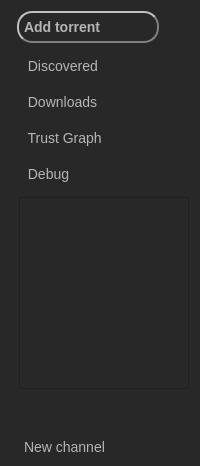
       <widget class="QWidget" name="left_menu" native="true">
        <property name="sizePolicy">
         <sizepolicy hsizetype="Fixed" vsizetype="Preferred">
          <horstretch>0</horstretch>
          <verstretch>0</verstretch>
         </sizepolicy>
        </property>
        <property name="minimumSize">
         <size>
          <width>200</width>
          <height>0</height>
         </size>
        </property>
        <property name="maximumSize">
         <size>
          <width>180</width>
          <height>16777215</height>
         </size>
        </property>
        <property name="autoFillBackground">
         <bool>false</bool>
        </property>
        <property name="styleSheet">
         <string notr="true">QWidget {
background-color: #282828;
}

QPushButton {
color: #B5B5B5;
border: none;
background: none;
text-align: left;
font-size: 14px;
padding-left: 20px;
border-left: 4px solid transparent;
}

QPushButton::hover {
color: white;
}

QPushButton::checked {
border-left: 4px solid #e67300;
color: white;
}</string>
        </property>
        <property name="locale">
         <locale language="Dutch" country="Netherlands"/>
        </property>
        <layout class="QVBoxLayout" name="verticalLayout_2">
         <property name="spacing">
          <number>10</number>
         </property>
         <property name="leftMargin">
          <number>0</number>
         </property>
         <item>
          <widget class="QPushButton" name="add_torrent_button">
           <property name="sizePolicy">
            <sizepolicy hsizetype="Preferred" vsizetype="Fixed">
             <horstretch>0</horstretch>
             <verstretch>0</verstretch>
            </sizepolicy>
           </property>
           <property name="minimumSize">
            <size>
             <width>0</width>
             <height>32</height>
            </size>
           </property>
           <property name="maximumSize">
            <size>
             <width>10000</width>
             <height>32</height>
            </size>
           </property>
           <property name="cursor">
            <cursorShape>PointingHandCursor</cursorShape>
           </property>
           <property name="styleSheet">
            <string notr="true">QPushButton#add_torrent_button {
    border-style: outset;
    border-width: 2px;
    border-radius: 15px;
    border-color: grey;
    padding-left: 5px;
    margin-left: 17px;
    margin-right: 30px;
    font: bold;
}
QPushButton::menu-indicator{width:0px;}</string>
           </property>
           <property name="text">
            <string>Add torrent</string>
           </property>
           <property name="icon">
            <iconset>
             <normaloff>../images/add.png</normaloff>../images/add.png</iconset>
           </property>
           <property name="iconSize">
            <size>
             <width>16</width>
             <height>16</height>
            </size>
           </property>
           <property name="flat">
            <bool>true</bool>
           </property>
          </widget>
         </item>
         <item>
          <widget class="QPushButton" name="left_menu_button_discovered">
           <property name="sizePolicy">
            <sizepolicy hsizetype="Minimum" vsizetype="Fixed">
             <horstretch>0</horstretch>
             <verstretch>0</verstretch>
            </sizepolicy>
           </property>
           <property name="minimumSize">
            <size>
             <width>0</width>
             <height>26</height>
            </size>
           </property>
           <property name="maximumSize">
            <size>
             <width>16777215</width>
             <height>30</height>
            </size>
           </property>
           <property name="cursor">
            <cursorShape>PointingHandCursor</cursorShape>
           </property>
           <property name="focusPolicy">
            <enum>Qt::NoFocus</enum>
           </property>
           <property name="styleSheet">
            <string notr="true"/>
           </property>
           <property name="text">
            <string> Discovered</string>
           </property>
           <property name="icon">
            <iconset>
             <normaloff>../images/discovered.png</normaloff>
             <disabledoff>../images/discovered.png</disabledoff>
             <disabledon>../images/discovered.png</disabledon>../images/discovered.png</iconset>
           </property>
           <property name="iconSize">
            <size>
             <width>16</width>
             <height>16</height>
            </size>
           </property>
           <property name="checkable">
            <bool>true</bool>
           </property>
           <property name="flat">
            <bool>true</bool>
           </property>
          </widget>
         </item>
         <item>
          <widget class="QPushButton" name="left_menu_button_downloads">
           <property name="minimumSize">
            <size>
             <width>0</width>
             <height>26</height>
            </size>
           </property>
           <property name="maximumSize">
            <size>
             <width>16777215</width>
             <height>30</height>
            </size>
           </property>
           <property name="cursor">
            <cursorShape>PointingHandCursor</cursorShape>
           </property>
           <property name="focusPolicy">
            <enum>Qt::NoFocus</enum>
           </property>
           <property name="styleSheet">
            <string notr="true"/>
           </property>
           <property name="text">
            <string> Downloads</string>
           </property>
           <property name="icon">
            <iconset>
             <normaloff>../images/downloads.png</normaloff>
             <disabledon>../images/downloads.png</disabledon>../images/downloads.png</iconset>
           </property>
           <property name="iconSize">
            <size>
             <width>16</width>
             <height>16</height>
            </size>
           </property>
           <property name="checkable">
            <bool>true</bool>
           </property>
           <property name="flat">
            <bool>true</bool>
           </property>
          </widget>
         </item>
         <item>
          <widget class="QPushButton" name="left_menu_button_trust_graph">
           <property name="minimumSize">
            <size>
             <width>0</width>
             <height>26</height>
            </size>
           </property>
           <property name="maximumSize">
            <size>
             <width>16777215</width>
             <height>30</height>
            </size>
           </property>
           <property name="cursor">
            <cursorShape>PointingHandCursor</cursorShape>
           </property>
           <property name="focusPolicy">
            <enum>Qt::NoFocus</enum>
           </property>
           <property name="styleSheet">
            <string notr="true"/>
           </property>
           <property name="text">
            <string> Trust Graph </string>
           </property>
           <property name="icon">
            <iconset>
             <normaloff>../images/network.png</normaloff>
             <disabledon>../images/network.png</disabledon>../images/network.png</iconset>
           </property>
           <property name="iconSize">
            <size>
             <width>16</width>
             <height>16</height>
            </size>
           </property>
           <property name="checkable">
            <bool>true</bool>
           </property>
           <property name="flat">
            <bool>true</bool>
           </property>
          </widget>
         </item>
         <item>
          <widget class="QPushButton" name="left_menu_button_debug">
           <property name="minimumSize">
            <size>
             <width>0</width>
             <height>26</height>
            </size>
           </property>
           <property name="maximumSize">
            <size>
             <width>16777215</width>
             <height>30</height>
            </size>
           </property>
           <property name="cursor">
            <cursorShape>PointingHandCursor</cursorShape>
           </property>
           <property name="focusPolicy">
            <enum>Qt::NoFocus</enum>
           </property>
           <property name="styleSheet">
            <string notr="true"/>
           </property>
           <property name="text">
            <string> Debug</string>
           </property>
           <property name="icon">
            <iconset>
             <normaloff>../images/debug.png</normaloff>
             <disabledon>../images/debug.png</disabledon>../images/debug.png</iconset>
           </property>
           <property name="iconSize">
            <size>
             <width>16</width>
             <height>16</height>
            </size>
           </property>
           <property name="checkable">
            <bool>false</bool>
           </property>
           <property name="flat">
            <bool>true</bool>
           </property>
          </widget>
         </item>
         <item>
          <layout class="QVBoxLayout" name="verticalLayout_5">
           <item>
            <widget class="ChannelsMenuListWidget" name="channels_menu_list">
             <property name="sizePolicy">
              <sizepolicy hsizetype="Expanding" vsizetype="Expanding">
               <horstretch>0</horstretch>
               <verstretch>0</verstretch>
              </sizepolicy>
             </property>
             <property name="cursor" stdset="0">
              <cursorShape>PointingHandCursor</cursorShape>
             </property>
             <property name="styleSheet">
              <string notr="true">QListWidget::item:hover {color:white;}
QListWidget {
    margin-left: 19px;
}</string>
             </property>
             <property name="horizontalScrollBarPolicy">
              <enum>Qt::ScrollBarAlwaysOff</enum>
             </property>
             <property name="editTriggers">
              <set>QAbstractItemView::NoEditTriggers</set>
             </property>
             <property name="iconSize">
              <size>
               <width>16</width>
               <height>16</height>
              </size>
             </property>
             <property name="itemAlignment">
              <set>Qt::AlignVCenter</set>
             </property>
            </widget>
           </item>
          </layout>
         </item>
         <item>
          <spacer name="verticalSpacer">
           <property name="orientation">
            <enum>Qt::Vertical</enum>
           </property>
           <property name="sizeHint" stdset="0">
            <size>
             <width>20</width>
             <height>40</height>
            </size>
           </property>
          </spacer>
         </item>
         <item>
          <widget class="QPushButton" name="left_menu_button_new_channel">
           <property name="focusPolicy">
            <enum>Qt::NoFocus</enum>
           </property>
           <property name="text">
            <string>New channel</string>
           </property>
           <property name="icon">
            <iconset>
             <normaloff>../images/plus.svg</normaloff>../images/plus.svg</iconset>
           </property>
           <property name="checkable">
            <bool>false</bool>
           </property>
           <property name="flat">
            <bool>true</bool>
           </property>
          </widget>
         </item>
        </layout>
       </widget>
